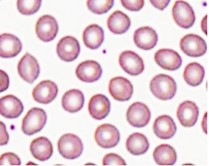
#> input picture data/img1_blood.jpg, 209 x 166 px, found by its file name
$ python main.py
#> lines starting #> are read from the running program, lines starting #| are printed output that depends on the picture; after the words box and inside, x2 and y2 are one past the last pixel; in counts of white or black regions, pixels touching at a corner belong together
### cell_counter/data.py
import os
import cv2

BASE_PATH = os.path.dirname(__file__)
DATA_PATH = os.path.join(BASE_PATH, 'data')

def _load_image(name):
#> called with name = 'img1_blood.jpg'
    path = os.path.normpath(os.path.join(DATA_PATH, name))
    if not os.path.exists(path):
        raise FileNotFoundError(f"No se encontró la imagen en: {path}")

    img = cv2.imread(path)
#> img is the input picture: shape (166, 209, 3); mean B, G, R 213.6, 204.4, 227.9
    if img is None:
        raise ValueError(f"Error al leer la imagen (posible formato corrupto): {path}")

    return cv2.cvtColor(img, cv2.COLOR_BGR2RGB)

def blood():
    return _load_image("img1_blood.jpg")

def chlorella():
    return _load_image("img2_chlorella.jpg")

def animal():
    return _load_image("img3_animal.png")

def onion_1():
    return _load_image("img4_onion.jpg")

def onion_2():
    return _load_image("img5_onion.jpg")

def monocytes():
    return _load_image("img6_monocytes.jpg")

def onion_3():
    return _load_image("img7_onion.jpg")

def onion_4():
    return _load_image("img8_onion.png")

def stem():
    return _load_image("img9_stemCells.jpg")

def tissue():
    return _load_image("img10_tissue.jpg")

def onion_5():
    return _load_image("img11_onion.jpeg")

def dna():
    return _load_image("img12_dna.jpg")

def onion_6():
    return _load_image("img13_onion.jpg")

def human():
    return _load_image("img14_human.jpg")

def onion_7():
    return _load_image("img15_onion.jpg")

### cell_counter/__init__.py
import cv2
from . import data
from . import preprocesar
from . import segmentacion
from .preprocesar import filtro_pasa_bajas, intensidad_gamma, filter_sobel
from .segmentacion import umbralizar, limpieza, componentes_conectados

def count_cells(img_rgb, gamma=1.2, radio=30):
    """Funcion principal: Conteo de células, se necesita una imagen RGB"""
#> called with gamma = 1.2, radio = 30
    img_gray = cv2.cvtColor(img_rgb, cv2.COLOR_RGB2GRAY)
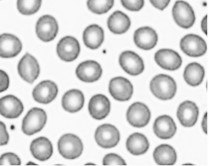
#> img_gray: shape (166, 209); min 45, max 255, mean 212.5
    img1 = filtro_pasa_bajas(img_gray, radio=radio)
    img2 = intensidad_gamma(img1, gamma=gamma)
    img3 = umbralizar(img2)
    img4 = limpieza(img3)
    img_final, conteo_final = componentes_conectados(img4, img_gray)
    return conteo_final, img_final

### cell_counter/preprocesar.py
import cv2
import numpy as np
from scipy import signal

def filtro_pasa_bajas(img, radio=30):
#> called with radio = 30
    rows, cols = img.shape
#> rows = 166; cols = 209
    crow, ccol = rows//2, cols//2
#> crow = 83; ccol = 104
    f = np.fft.fft2(np.float32(img))
    fshift = np.fft.fftshift(f)
    mask = np.zeros((rows, cols), np.float32)
    cv2.circle(mask, (ccol, crow), radio, 1, -1)
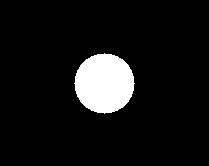
#> mask: shape (166, 209) float32; values 0 (black) and 1 (white), 8.1% white; 1 white region, box (x1, y1, x2, y2) and area: (74, 53, 135, 114) 2821
    f_filtrada = fshift * mask
    img_back = np.fft.ifft2(np.fft.ifftshift(f_filtrada))
    img_suave = np.abs(img_back)
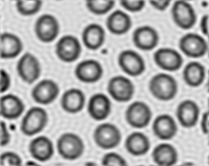
#> img_suave: shape (166, 209) float64; min 86.73, max 277.8, mean 212.5; drawn with min black and max white
    img_suave = cv2.normalize(img_suave, None, 0, 255, cv2.NORM_MINMAX).astype('uint8')
    return img_suave

def intensidad_gamma(img, gamma =1.2):
#> called with gamma = 1.2
    img_gamma = (np.power(img / 255.0, gamma) * 255).astype(np.uint8)
    return img_gamma

# [16 lines left out: function filter_sobel, not called in this run]

### cell_counter/segmentacion.py
import cv2
import numpy as np
from scipy import signal

def umbralizar(img):
    umbral_propio = np.mean(img) - 10
#> umbral_propio = 145.5
#> in count_cells, `img3 = umbralizar(img2)`: img3: shape (166, 209); 40.8% white; 50 white regions (6 under 20 px), largest, box (x1, y1, x2, y2) and area: (149, 73, 177, 101) 498, (56, 35, 81, 62) 494, (57, 133, 84, 160) 493
    binaria = np.zeros(img.shape, dtype=np.uint8)
    binaria[img < umbral_propio] = 255
    return binaria

def limpieza(img):
    filtro_limpieza = np.array([[1, 1, 1],
                               [1, 1, 1],
                               [1, 1, 1]], dtype=np.float32) / 9

    limpia = signal.convolve2d(img, filtro_limpieza, mode='same')
    limpia = signal.convolve2d(limpia, filtro_limpieza, mode='same')
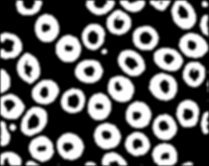
#> limpia: shape (166, 209) float32; min 0, max 255, mean 103.1
#> in count_cells, `img4 = limpieza(img3)`:
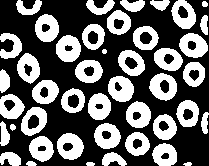
#> img4: shape (166, 209); 40.7% white; 44 white regions, largest, box (x1, y1, x2, y2) and area: (56, 35, 81, 62) 497, (149, 73, 177, 101) 497, (57, 133, 84, 160) 497

    binaria_final = np.zeros(limpia.shape, dtype=np.uint8)
    binaria_final[limpia > 127] = 255
    return binaria_final

def componentes_conectados(img, img_gray):
    num_labels, labels, stats, centroids = cv2.connectedComponentsWithStats(img, 8)
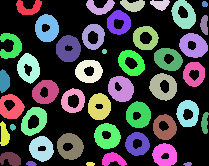
#> labels: shape (166, 209) int32; 45 distinct labels, from 0 to 44; one colour per label, 0 black
#> num_labels = 45; stats = 45 rows, first 6: [0, 0, 209, 166, 20577], [16, 0, 26, 15, 231], [86, 0, 29, 15, 246], [120, 0, 25, 12, 208], [150, 0, 20, 11, 143], [171, 0, 25, 29, 449]; centroids = 45 pairs, first value 3.9 to 204.4, second value 3.63 to 163.6
    resultado_vis = cv2.cvtColor(img_gray, cv2.COLOR_GRAY2BGR)
    conteo_final = 0

    for i in range(1, num_labels):
        x, y, w, h, area = stats[i]
        if area > 150:
            conteo_final += 1
            cv2.rectangle(resultado_vis, (x, y), (x + w, y + h), (0, 255, 0), 2)
            cv2.putText(resultado_vis, str(conteo_final), (x, y-5),
                        cv2.FONT_HERSHEY_SIMPLEX, 0.5, (0, 0, 255), 1)
#> this loop made 44 passes
#> (x, y, w, h, area) on passes 1 to 12: (16, 0, 26, 15, 231), (86, 0, 29, 15, 246), (120, 0, 25, 12, 208), (150, 0, 20, 11, 143), (171, 0, 25, 29, 449), (202, 1, 6, 6, 30), (107, 10, 24, 25, 380), (35, 14, 24, 28, 477), (200, 15, 8, 20, 119), (82, 24, 23, 26, 358), (133, 26, 26, 24, 381), (0, 33, 22, 26, 339)
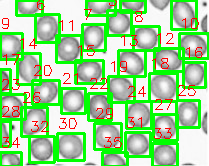
#> resultado_vis: shape (166, 209, 3); mean B, G, R 147, 210.9, 156.5
#> after the loop, conteo_final = 35

    return resultado_vis, conteo_final

### main.py
import cell_counter
import matplotlib.pyplot as plt

img = cell_counter.data.blood()
conteo, img = cell_counter.count_cells(img)
#> conteo = 35

plt.figure(1)
plt.imshow(img)
plt.show()

$ run again, with data/img2_blood.jpg copied over data/img1_blood.jpg
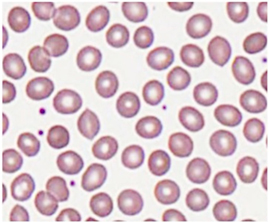
#> input picture data/img2_blood.jpg, 269 x 222 px, found by its file name
#> in _load_image, img is the input picture: shape (222, 269, 3); mean B, G, R 204, 197.4, 218.1
#> mask: shape (222, 269) float32; values 0 (black) and 1 (white), 4.7% white; 1 white region, box (x1, y1, x2, y2) and area: (104, 81, 165, 142) 2821
#> umbral_propio = 140.1
#> img3: shape (222, 269); 41.8% white; 69 white regions (1 under 20 px), largest, box (x1, y1, x2, y2) and area: (28, 33, 69, 73) 967, (31, 1, 81, 31) 936, (34, 176, 70, 217) 857
#> img4: shape (222, 269); 41.8% white; 68 white regions (1 under 20 px), largest, box (x1, y1, x2, y2) and area: (28, 33, 69, 73) 970, (31, 1, 80, 31) 939, (34, 176, 70, 217) 864
#> in componentes_conectados, `num_labels, labels, stats, centroids = cv2.connectedComponentsWithStat..`:
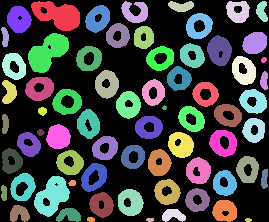
#> labels: shape (222, 269) int32; 69 distinct labels, from 0 to 68; one colour per label, 0 black
#> num_labels = 69; stats = 69 rows, first 6: [0, 0, 269, 222, 34744], [31, 1, 49, 30, 939], [121, 1, 27, 22, 371], [168, 1, 26, 11, 201], [226, 1, 24, 22, 373], [256, 1, 12, 21, 167]; centroids = 69 pairs, first value 3.61 to 264.1, second value 5.93 to 219.6
#> the loop in componentes_conectados, `for i in range(1, num_labels):` made 68 passes
#> (x, y, w, h, area) on passes 1 to 8: (31, 1, 49, 30, 939), (121, 1, 27, 22, 371), (168, 1, 26, 11, 201), (226, 1, 24, 22, 373), (256, 1, 12, 21, 167), (85, 5, 25, 28, 469), (7, 6, 25, 27, 498), (186, 13, 27, 26, 444)
#> after the loop in componentes_conectados, `for i in range(1, num_labels):`:
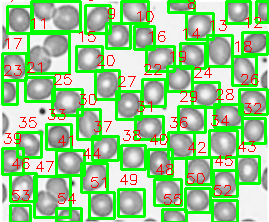
#> resultado_vis: shape (222, 269, 3); mean B, G, R 141.4, 204.2, 151
#> after the loop in componentes_conectados, `for i in range(1, num_labels):`: conteo_final = 55

$ run again, with data/Lipocitos.jpg copied over data/img1_blood.jpg
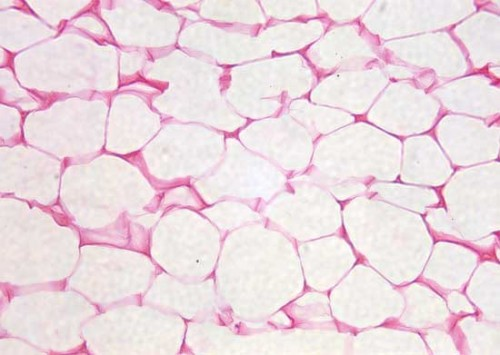
#> input picture data/Lipocitos.jpg, 500 x 355 px, found by its file name
#> in _load_image, img is the input picture: shape (355, 500, 3); mean B, G, R 225.5, 218.7, 237
#> mask: shape (355, 500) float32; values 0 (black) and 1 (white), 1.6% white; 1 white region, box (x1, y1, x2, y2) and area: (220, 147, 281, 208) 2821
#> umbral_propio = 169
#> img3: shape (355, 500); 24.5% white; 102 white regions (36 under 20 px), largest, box (x1, y1, x2, y2) and area: (0, 0, 228, 222) 12670, (144, 0, 500, 107) 6795, (0, 189, 170, 282) 4023
#> img4: shape (355, 500); 24.2% white; 83 white regions (24 under 20 px), largest, box (x1, y1, x2, y2) and area: (0, 0, 227, 222) 12561, (144, 0, 500, 105) 6783, (0, 189, 169, 281) 4021
#> in componentes_conectados, `num_labels, labels, stats, centroids = cv2.connectedComponentsWithStat..`:
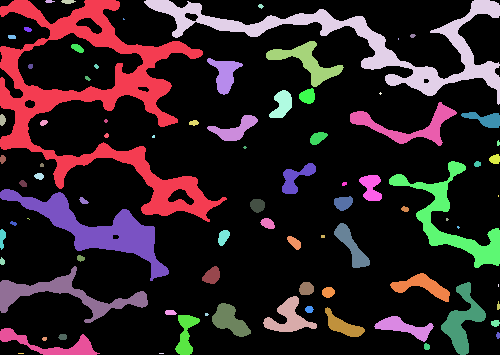
#> labels: shape (355, 500) int32; 84 distinct labels, from 0 to 83; one colour per label, 0 black
#> num_labels = 84; stats = 84 rows, first 6: [0, 0, 500, 355, 134526], [0, 0, 227, 222, 12561], [45, 0, 10, 3, 22], [61, 0, 15, 4, 45], [144, 0, 356, 105, 6783], [258, 4, 6, 5, 19]; centroids = 84 pairs, first value 1.87 to 498, second value 1 to 353
#> the loop in componentes_conectados, `for i in range(1, num_labels):` made 83 passes
#> (x, y, w, h, area) on passes 1, 2, 3, 4, 7, 8, 11, 12: (0, 0, 227, 222, 12561), (45, 0, 10, 3, 22), (61, 0, 15, 4, 45), (144, 0, 356, 105, 6783), (24, 27, 8, 5, 31), (8, 35, 8, 4, 30), (266, 41, 78, 46, 1122), (71, 44, 13, 9, 77)
#> after the loop in componentes_conectados, `for i in range(1, num_labels):`:
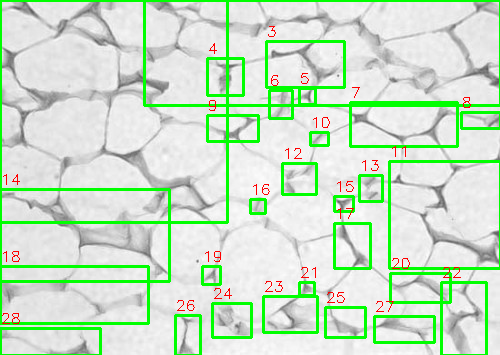
#> resultado_vis: shape (355, 500, 3); mean B, G, R 201.9, 226.1, 203.4
#> after the loop in componentes_conectados, `for i in range(1, num_labels):`: conteo_final = 28
